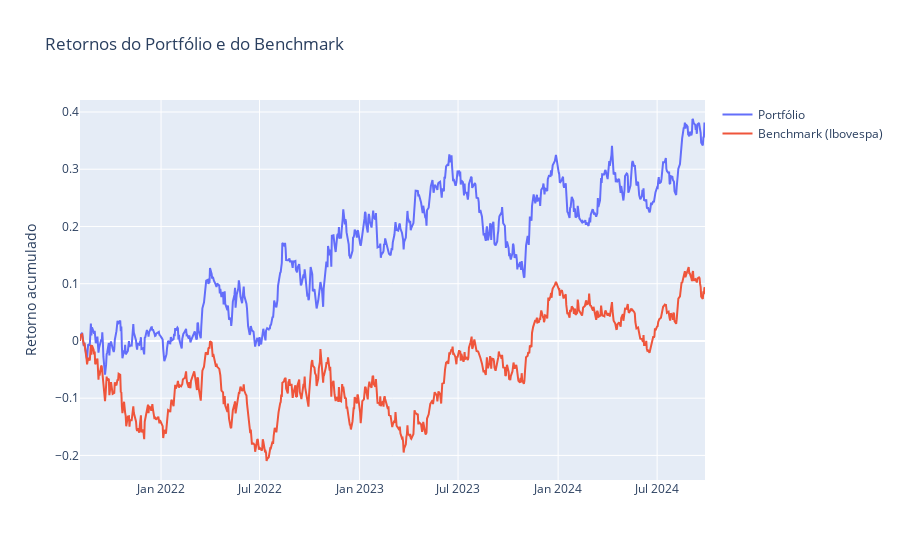

Write notebook code for a chart like this one.
### Code cell
# Garantindo que a séries temporais tenham o mesmo formato de data
cumulative_returns_normal.index = cumulative_returns_normal.index.tz_localize(None)
cumulative_returns_linear.index = cumulative_returns_linear.index.tz_localize(None)

# Certificando-se de que ambos os índices são DatetimeIndex
cumulative_returns_normal.index = pd.to_datetime(cumulative_returns_normal.index)
cumulative_returns_linear.index = pd.to_datetime(cumulative_returns_linear.index)

# Garantindo que ambos sejam Series
cumulative_returns_normal = pd.Series(cumulative_returns_normal)
cumulative_returns_linear = pd.Series(cumulative_returns_linear)

# Garantindo que ambos sejam Series (de uma única dimensão)
cumulative_returns_linear = cumulative_returns_linear.squeeze()

# Alinhando as séries temporais para terem os mesmos índices
cumulative_returns_normal, cumulative_returns_linear = cumulative_returns_normal.align(cumulative_returns_linear, join='outer')

# Preenchendo valores ausentes com a última observação conhecida
cumulative_returns_normal.fillna(method='ffill', inplace=True)
cumulative_returns_linear.fillna(method='ffill', inplace=True)

# Criando função que gera o gráfico para comparar os retornos do portfólio e de um Benchmark qualquer
def plot_multiples_time_series_line_graphs(data_list: list, serie_title: Optional[str] = "", serie_xaxis_title: Optional[str] = "", 
                               serie_yaxis_title: Optional[str] = "") -> None:

    # Verifica se todos os elementos presentes na lista "data_list" são séries temporais.
    are_all_data_time_series = all(isinstance(df, pd.Series) for df in data_list)
    
    # Retorna um erro caso algum dos dados presentes na variável "data_list" não seja uma série temporal
    if not are_all_data_time_series:
        raise TypeError("Todos os dados presentes no parâmetro 'data_list' devem ser séries temporais.")
    
    # Verifica se as séries temporais presentes na variável "data_list" possuem os mesmos índices.
    are_all_index_equal = all(df.index.equals(data_list[0].index) for df in data_list)
    
    # Retorna um erro caso as séries temporais possuam índices diferentes.
    if not are_all_index_equal:
        raise ValueError("Todos as séries temporais devem possuir os mesmos índices.")
    
    # Verifica se todas as séries temporais presentes na variável "data_list" possuem o atributo "name".
    all_time_series_have_names = all(hasattr(df,"name") for df in data_list)
    
    # Retorna um erro caso uma das séries temporais presentes na variável "data_list" não possua o atributo "name".
    if not all_time_series_have_names:
        raise TypeError("Todas as séries temporais devem possuir o atributo 'name'")
    
    # Cria uma lista de timestamps que representará o eixo x do gráfico que será plotado
    x_axis = data_list[0].index.tolist() # só podemos fazer isso pois todas as séries temporais possuem os mesmos índices

    # Cria a figura onde será plotado o gráfico.
    fig = go.Figure()

    # Adiciona cada série temporal ao gráfico
    for time_serie in data_list:
        fig.add_trace(go.Scatter(x = x_axis, y = time_serie.values - 1, mode = "lines", name = time_serie.name))
    
    # Atualiza o layout para permitir destaque ao clicar na legenda
    fig.update_layout(
        # Seta um título para o plot.
        title = serie_title,
        # Seta um título para o eixo x do plot.
        xaxis_title = serie_xaxis_title,
        # Seta um título para o eixo y do plot.
        yaxis_title = serie_yaxis_title,   
    )
    
    # Exibe o gráfico criado
    fig.show()


# Atribuindo nomes para as variáveis que servirão de legenda no gráfico 

cumulative_returns_normal.name = 'Portfólio'
cumulative_returns_linear.name = 'Benchmark (Ibovespa)'

# Criando a lista contendo as séries temporais dos retornos cumulativos das variáveis
data_list = [cumulative_returns_normal, cumulative_returns_linear]

# Exibe em um plot as séries temporais dos retornos cumulativos 
plot_multiples_time_series_line_graphs(data_list, "Retornos do Portfólio e do Benchmark", "", "Retorno acumulado")

### Figure 1 — Plotly figure (JSON) as saved in the notebook; plotly's stock layout.template omitted (floating-point values rounded to 4 significant figures; data arrays with more than 128 entries replaced by an {"elided": "..."} marker saying what was removed)
{"data": [{"mode": "lines", "name": "Portfólio", "type": "scatter", "x": {"elided": "788 str values"}, "y": {"elided": "788 float values"}}, {"mode": "lines", "name": "Benchmark (Ibovespa)", "type": "scatter", "x": {"elided": "788 str values"}, "y": {"elided": "788 float values"}}], "layout": {"title": {"text": "Retornos do Portfólio e do Benchmark"}, "xaxis": {"title": {"text": ""}}, "yaxis": {"title": {"text": "Retorno acumulado"}}}}
